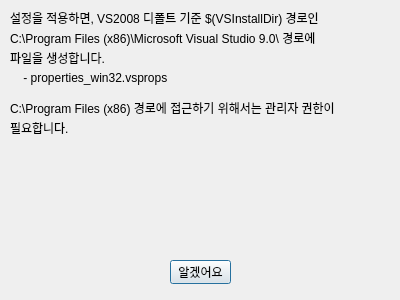
<?xml version="1.0" encoding="UTF-8"?>
<ui version="4.0">
 <class>dialog</class>
 <widget class="QDialog" name="dialog">
  <property name="windowModality">
   <enum>Qt::NonModal</enum>
  </property>
  <property name="geometry">
   <rect>
    <x>0</x>
    <y>0</y>
    <width>400</width>
    <height>300</height>
   </rect>
  </property>
  <property name="windowTitle">
   <string>Boost 경로 매크로 설정(VS2008) - 자세히</string>
  </property>
  <widget class="QLabel" name="label_2">
   <property name="geometry">
    <rect>
     <x>10</x>
     <y>30</y>
     <width>381</width>
     <height>16</height>
    </rect>
   </property>
   <property name="text">
    <string>C:\Program Files (x86)\Microsoft Visual Studio 9.0\ 경로에</string>
   </property>
  </widget>
  <widget class="QPushButton" name="quit">
   <property name="geometry">
    <rect>
     <x>170</x>
     <y>260</y>
     <width>61</width>
     <height>24</height>
    </rect>
   </property>
   <property name="text">
    <string>알겠어요</string>
   </property>
  </widget>
  <widget class="QLabel" name="label_4">
   <property name="geometry">
    <rect>
     <x>10</x>
     <y>70</y>
     <width>381</width>
     <height>16</height>
    </rect>
   </property>
   <property name="text">
    <string>    - properties_win32.vsprops</string>
   </property>
  </widget>
  <widget class="QLabel" name="label_3">
   <property name="geometry">
    <rect>
     <x>10</x>
     <y>50</y>
     <width>381</width>
     <height>16</height>
    </rect>
   </property>
   <property name="text">
    <string>파일을 생성합니다.</string>
   </property>
  </widget>
  <widget class="QLabel" name="label">
   <property name="geometry">
    <rect>
     <x>10</x>
     <y>10</y>
     <width>381</width>
     <height>16</height>
    </rect>
   </property>
   <property name="text">
    <string>설정을 적용하면, VS2008 디폴트 기준 $(VSInstallDir) 경로인</string>
   </property>
  </widget>
  <widget class="QLabel" name="label_5">
   <property name="geometry">
    <rect>
     <x>10</x>
     <y>100</y>
     <width>381</width>
     <height>16</height>
    </rect>
   </property>
   <property name="text">
    <string>C:\Program Files (x86) 경로에 접근하기 위해서는 관리자 권한이</string>
   </property>
  </widget>
  <widget class="QLabel" name="label_6">
   <property name="geometry">
    <rect>
     <x>10</x>
     <y>120</y>
     <width>381</width>
     <height>16</height>
    </rect>
   </property>
   <property name="text">
    <string>필요합니다. </string>
   </property>
  </widget>
 </widget>
 <tabstops>
  <tabstop>quit</tabstop>
 </tabstops>
 <resources/>
 <connections/>
</ui>
